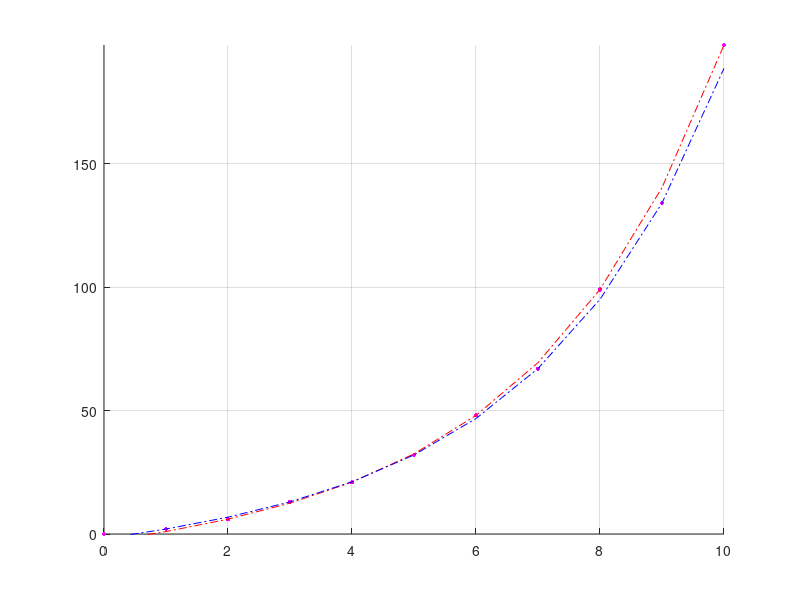

Recreate this plot in MATLAB.
V = [0,2,6,13, 21,32,48,67,99,134,198];
n = 0:length(V)-1;
xlim([0,length(V)-1]);
ylim([0, max(V)]);
grid on;

hold on
plot (n,V,'Color','magenta','LineStyle','none','MarkerSize',10,'Marker','.');

plot(n,6*2.^(n./2)+3/2*n-9, "Color",'red','LineStyle','-.');

plot(n,8*2.^((n-1)./2)+3*((n-1)./2)-6, "Color",'blue','LineStyle','-.');
